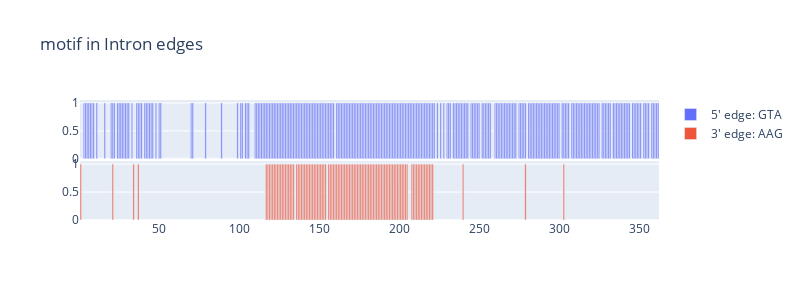

This figure's notebook cell:
### Code cell
# 各イントロンにおける5'側３塩基パターンの分布
motif5 = "GTA"
introns5 = []
for i in range(gbk.intron_num()):
    if gbk.intron_seq(i)[:len(motif5)] == motif5:
        introns5.append(1)
    else:
        introns5.append(0)
df5 = pd.DataFrame({"intron":[i+1 for i in range(len(introns5))], "existence":introns5, "description": [f"intron: {i+1}" for i in range(len(introns5))]})

# 各イントロンにおける3'側３塩基パターンの分布
motif3 = "AAG"
introns3 = []
for i in range(gbk.intron_num()):
    if gbk.intron_seq(i)[-len(motif3):] == motif3:
        introns3.append(1)
    else:
        introns3.append(0)
df3 = pd.DataFrame({"intron":[i+1 for i in range(len(introns3))], "existence":introns3, "description": [f"intron: {i+1}" for i in range(len(introns3))]})

fig = make_subplots(rows=2, cols=1, shared_xaxes=True, vertical_spacing=0.02)
hovertemplate5 = 'Intron: %{x}<extra></extra>'
hovertemplate3 = 'Intron: %{x}<extra></extra>'
fig.add_trace(go.Bar(x=df5['intron'], y=df5['existence'], name=f"5' edge: {motif5}", hovertemplate=hovertemplate5), row=1, col=1)
fig.add_trace(go.Bar(x=df3['intron'], y=df3['existence'], name=f"3' edge: {motif3}", hovertemplate=hovertemplate3), row=2, col=1)
fig.update_layout(width=800, height=300, title_text=f"motif in Intron edges" )
fig.show()

### Figure 1 — Plotly figure (JSON) as saved in the notebook; plotly's stock layout.template omitted (floating-point values rounded to 4 significant figures; data arrays with more than 128 entries replaced by an {"elided": "..."} marker saying what was removed)
{"data": [{"hovertemplate": "Intron: %{x}<extra></extra>", "name": "5' edge: GTA", "type": "bar", "x": {"elided": "362 int values"}, "xaxis": "x", "y": {"elided": "362 int values"}, "yaxis": "y"}, {"hovertemplate": "Intron: %{x}<extra></extra>", "name": "3' edge: AAG", "type": "bar", "x": {"elided": "362 int values"}, "xaxis": "x2", "y": {"elided": "362 int values"}, "yaxis": "y2"}], "layout": {"height": 300, "title": {"text": "motif in Intron edges"}, "width": 800, "xaxis": {"anchor": "y", "domain": [0, 1], "matches": "x2", "showticklabels": false}, "xaxis2": {"anchor": "y2", "domain": [0, 1]}, "yaxis": {"anchor": "x", "domain": [0.51, 1]}, "yaxis2": {"anchor": "x2", "domain": [0, 0.49]}}}
